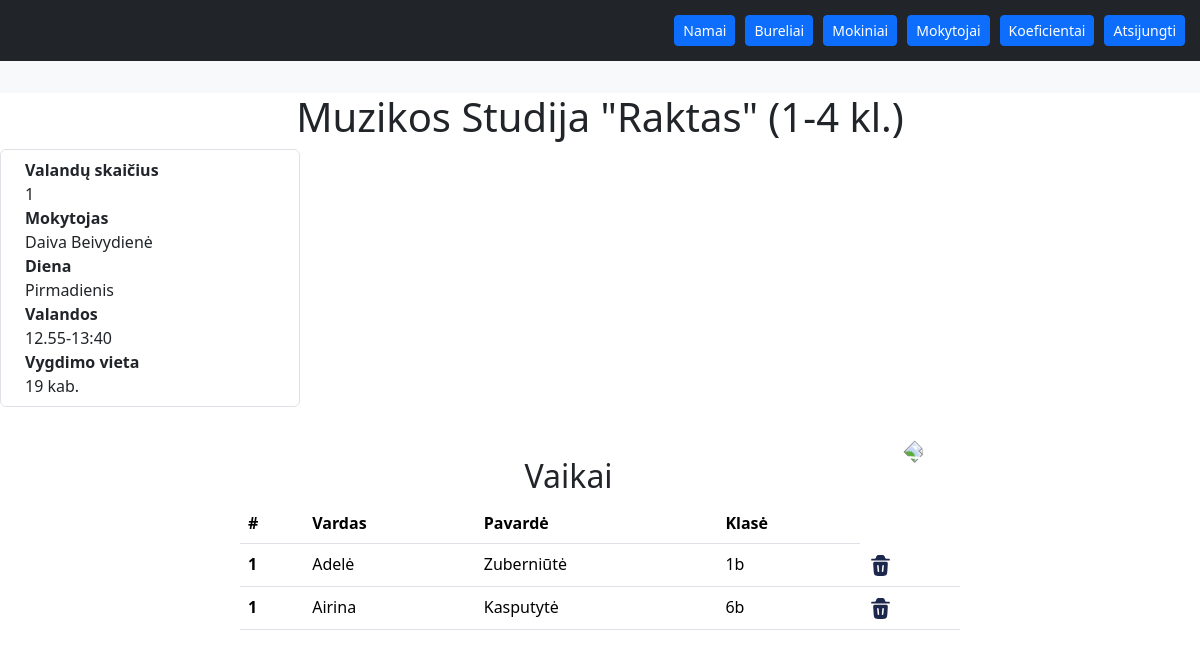
The page /burelis/burelis/1/ on the database its author committed.
### burelis/models.py (models this page shows, shortened)
class Burelis(models.Model):
    pavadinimas = models.CharField(max_length=255)
    valandu_skaicius = models.IntegerField()
    mokytojas = models.ForeignKey(Teacher, on_delete=models.SET_NULL, null=True, blank=True)
    diena = models.CharField(max_length=255)
    valanda_nuo_iki = models.CharField(max_length=255)
    vygdimo_vieta = models.CharField(max_length=255)

### employees/models.py (models this page shows)
class Teacher(models.Model):
    first_name = models.CharField(max_length=30)
    last_name = models.CharField(max_length=30)
    birth_date = models.CharField(max_length=30, blank=True)
    phone_number = models.CharField(max_length=30, blank=True)
    email = models.CharField(max_length=100, blank=True)
    home_address = models.CharField(max_length=255, blank=True)
    koefficient = models.ForeignKey(Koefficient, null=True, blank=True, on_delete=models.SET_NULL)
    date_created = models.DateTimeField(auto_now_add=True)
    date_modified = models.DateTimeField(auto_now=True)
    def __str__(self) -> str:
        return self.first_name + " " + self.last_name
    class Meta:
        ordering = ['first_name']

### student/models.py (models this page shows)
class Student(models.Model):
    name = models.CharField(max_length=30)
    surename = models.CharField(max_length=30)
    student_class = models.ForeignKey('StudentClass', null=True, on_delete=models.SET_NULL)
    date_created = models.DateTimeField(auto_now_add=True)
    date_modified = models.DateTimeField(auto_now=True)
    def __str__(self) -> str:
        return self.name + " " + self.surename
    class Meta:
        ordering = ['name']

class StudentClass(models.Model):
    class_name = models.CharField(max_length=255)
    date_created = models.DateTimeField(auto_now_add=True)
    date_modified = models.DateTimeField(auto_now=True)
    def __str__(self) -> str:
        return self.class_name

### burelis/views.py (the view)
# urls.py: path('burelis/<int:pk>/', BurelisDetailView.as_view(), name='burelis-detail'),
class BurelisDetailView(DetailView):
    model = Burelis
    template_name = 'burelis-detail.html'
    context_object_name = 'context'
    def get_context_data(self, **kwargs):
        context = super().get_context_data(**kwargs)
        queryset = Burelis.objects.get(id=self.object.id)
        students = Student.objects.all()
        burelis_students = StudentToBurelis.objects.filter(burelis=queryset)
        burelis_students_clean = []
        for burelis_stud in burelis_students:
            burelis_students_clean.append(burelis_stud.student)
        context['burelis'] = queryset
        context['students'] = students
        context['burelis_students'] = burelis_students_clean
        print(context['burelis_students'])
        return context

### burelis/templates/burelis-detail.html (shortened to what this page needs)
{% extends 'employee-layout.html' %}
{% load static %}
{% block content %}
  <h1>{{ burelis.pavadinimas }}</h1>
  <ol class="list-group list-group koefficient-detail">
    <li class="list-group-item d-flex justify-content-between align-items-start flex-column">
      <div class="ms-2 me-auto">
        <div class="fw-bold">Valandų skaičius</div>
        {{ burelis.valandu_skaicius }}
      </div>
      <div class="ms-2 me-auto">
        <div class="fw-bold">Mokytojas</div>
        {{ burelis.mokytojas }}
      </div>
      <div class="ms-2 me-auto">
        <div class="fw-bold">Diena</div>
        {{ burelis.diena }}
      </div>
      <div class="ms-2 me-auto">
        <div class="fw-bold">Valandos</div>
        {{ burelis.valanda_nuo_iki }}
      </div>
      <div class="ms-2 me-auto">
        <div class="fw-bold">Vygdimo vieta</div>
        {{ burelis.vygdimo_vieta }}
      </div>
    </li>
  </ol>
  <div style="width: 60%; margin: 50px auto 0 auto;">
    <div style="display: flex; justify-content: space-between;">
      <h2>Vaikai</h2>
      <div class="dropdown">
        <a style="text-decoration: none; color: white;" href="#" role="button" id="dropdownMenuLink" data-bs-toggle="dropdown" title="Pridėti klase" aria-expanded="false"><img style="width: 25px; transform: rotate(45deg);" src="{% static 'images/cross-red.svg' %}" alt="create" /></a>
      </div>
    </div>
  <table class="table">
    <thead>
      <tr>
        <th scope="col">#</th>
        <th scope="col">Vardas</th>
        <th scope="col">Pavardė</th>
        <th scope="col">Klasė</th>
      </tr>
    </thead>
    <tbody>
      {% for student in burelis_students %}
      <tr>
        <th scope="row">1</th>
        <td>{{ student.name }}</td>
        <td>{{ student.surename }}</td>
        <td>{{ student.student_class }}</td>
        <td>
          <a href="{% url 'remove-student-from-burelis' student_id=student.id burelis_id=burelis.id %}" data-bs-toggle="tooltip" data-bs-placement="top"
          title="Trinti">
            <img style="width: 25px;" src="{% static 'images/trash.svg' %}" alt="delete" />
          </a>
        </td>
      </tr>
      {% endfor %}
    </tbody>
  </table>
</div>
{% endblock %}

### burelis/templates/burelis-detail.html (style rules this page uses)
h1 { text-align: center; }
.koefficient-detail { max-width: 300px; }

### rows shown on the page
Burelis: pavadinimas "Muzikos Studija \"Raktas\" (1-4 kl.)", valandu_skaicius "1", mokytojas "Daiva Beivydienė", diena "Pirmadienis", valanda_nuo_iki "12.55-13:40", vygdimo_vieta "19 kab."
Student: name "Adelė", surename "Zuberniūtė", student_class "1b"
Student: name "Airina", surename "Kasputytė", student_class "6b"
